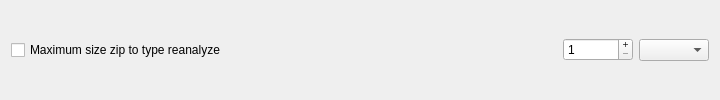
            <widget class="QFrame" name="limitFrame_10">
             <property name="minimumSize">
              <size>
               <width>0</width>
               <height>0</height>
              </size>
             </property>
             <property name="frameShape">
              <enum>QFrame::NoFrame</enum>
             </property>
             <property name="frameShadow">
              <enum>QFrame::Raised</enum>
             </property>
             <layout class="QHBoxLayout" name="horizontalLayout_21">
              <property name="topMargin">
               <number>2</number>
              </property>
              <property name="bottomMargin">
               <number>2</number>
              </property>
              <item>
               <widget class="QCheckBox" name="pwmaxSizeZipToTypeReanalzeCheckBox">
                <property name="text">
                 <string>Maximum size zip to type reanalyze</string>
                </property>
               </widget>
              </item>
              <item>
               <spacer name="horizontalSpacer_14">
                <property name="orientation">
                 <enum>Qt::Horizontal</enum>
                </property>
                <property name="sizeHint" stdset="0">
                 <size>
                  <width>331</width>
                  <height>20</height>
                 </size>
                </property>
               </spacer>
              </item>
              <item>
               <widget class="QSpinBox" name="pwmaxSizeZipToTypeReanalzeSpinBox">
                <property name="minimumSize">
                 <size>
                  <width>70</width>
                  <height>0</height>
                 </size>
                </property>
                <property name="buttonSymbols">
                 <enum>QAbstractSpinBox::PlusMinus</enum>
                </property>
                <property name="minimum">
                 <number>1</number>
                </property>
                <property name="maximum">
                 <number>999</number>
                </property>
               </widget>
              </item>
              <item>
               <widget class="QComboBox" name="pwmaxSizeZipToTypeReanalzeComboBox">
                <property name="minimumSize">
                 <size>
                  <width>70</width>
                  <height>0</height>
                 </size>
                </property>
                <item>
                 <property name="text">
                  <string/>
                 </property>
                </item>
                <item>
                 <property name="text">
                  <string>K</string>
                 </property>
                </item>
                <item>
                 <property name="text">
                  <string>M</string>
                 </property>
                </item>
               </widget>
              </item>
             </layout>
            </widget>
